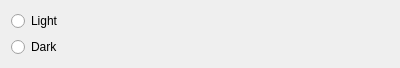
<?xml version="1.0" encoding="UTF-8"?>
<ui version="4.0">
 <class>ColoursSettingsPane</class>
 <widget class="QWidget" name="ColoursSettingsPane">
  <property name="geometry">
   <rect>
    <x>0</x>
    <y>0</y>
    <width>400</width>
    <height>57</height>
   </rect>
  </property>
  <property name="windowTitle">
   <string>Form</string>
  </property>
  <layout class="QVBoxLayout" name="verticalLayout">
   <item>
    <widget class="QRadioButton" name="lightButton">
     <property name="text">
      <string>Light</string>
     </property>
    </widget>
   </item>
   <item>
    <widget class="QRadioButton" name="darkButton">
     <property name="text">
      <string>Dark</string>
     </property>
    </widget>
   </item>
  </layout>
 </widget>
 <resources/>
 <connections/>
</ui>
